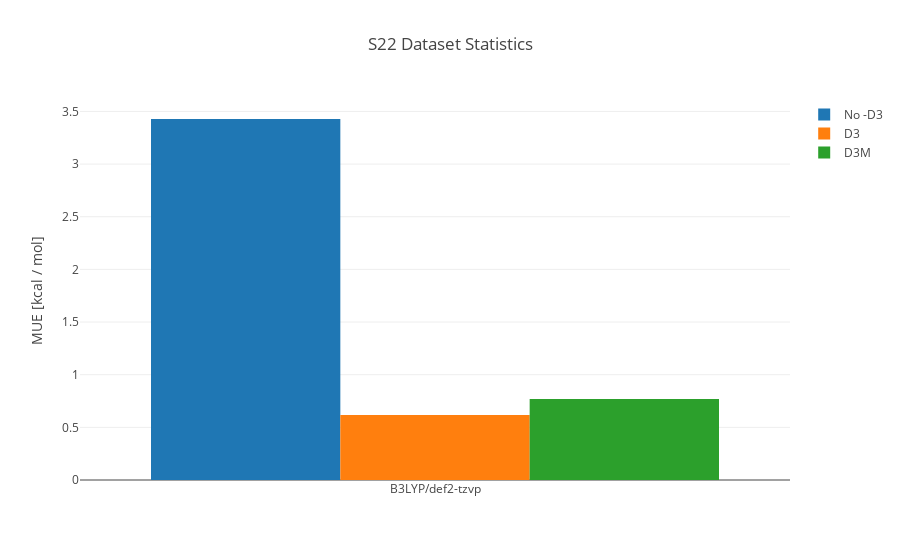

The notebook cell this image was saved under:
### Markdown cell above
## Statistics and Visualization

Visual statistics and plotting can be generated by the ``visualize`` command:

### Code cell
ds.visualize(method=["B3LYP", "B3LYP-D3", "B3LYP-D3M"], basis=["def2-tzvp"], groupby="D3")

### Figure 1 — Plotly figure (JSON) as saved in the notebook; plotly's stock layout.template omitted (floating-point values rounded to 4 significant figures)
{"data": [{"name": "No -D3", "type": "bar", "uid": "f0f57e5c-5198-41d6-b023-2aba264e7fee", "x": ["B3LYP/def2-tzvp"], "y": [3.428]}, {"name": "D3", "type": "bar", "uid": "87919b9c-26e7-4070-b403-c82622081795", "x": ["B3LYP/def2-tzvp"], "y": [0.618]}, {"name": "D3M", "type": "bar", "uid": "b3911745-beb9-47a1-b9db-e2ac556d2679", "x": ["B3LYP/def2-tzvp"], "y": [0.768]}], "layout": {"title": {"text": "S22 Dataset Statistics"}, "yaxis": {"title": {"text": "MUE [kcal / mol]"}}}}
